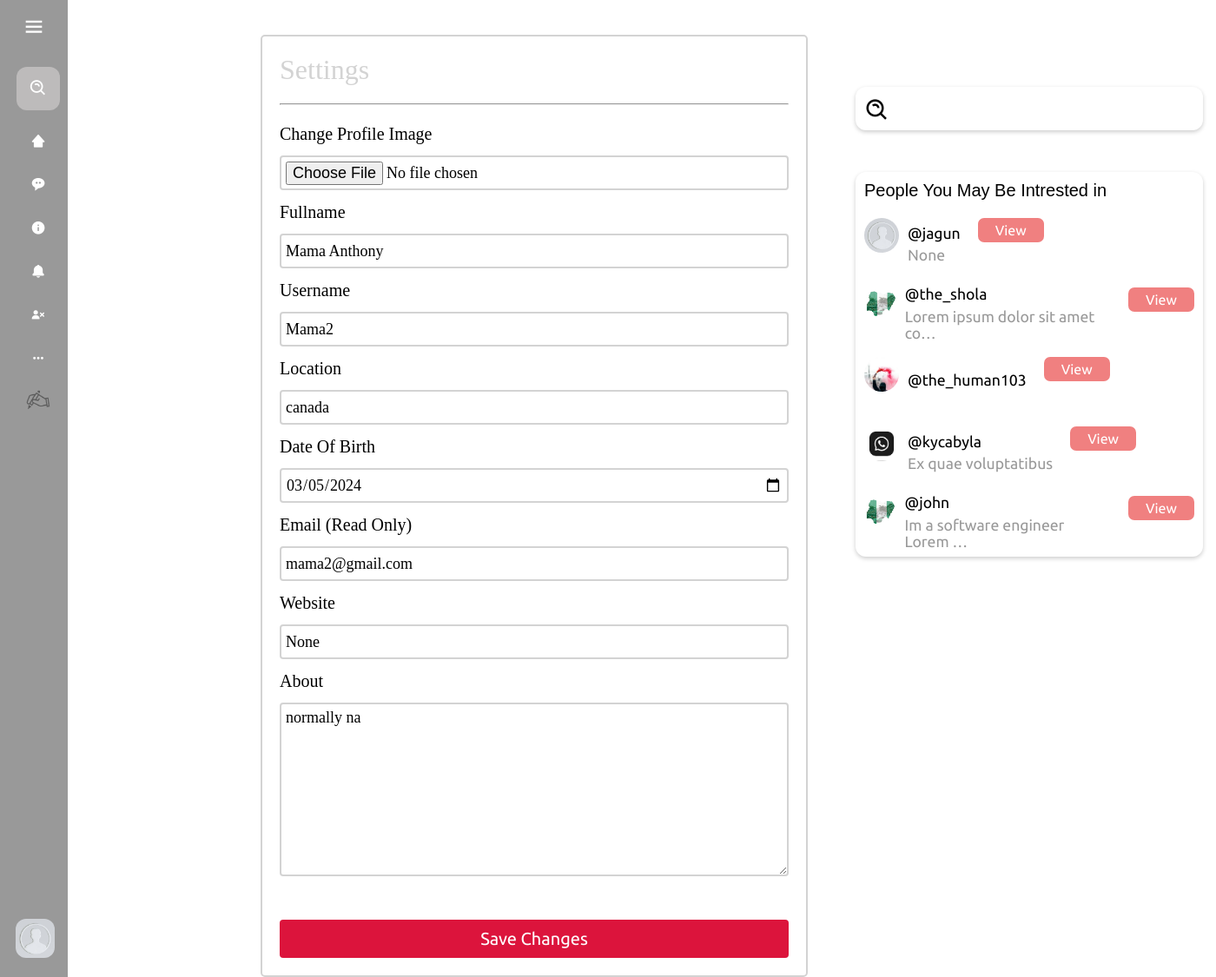
The app's page /edit_profile/ (signed in), older data.
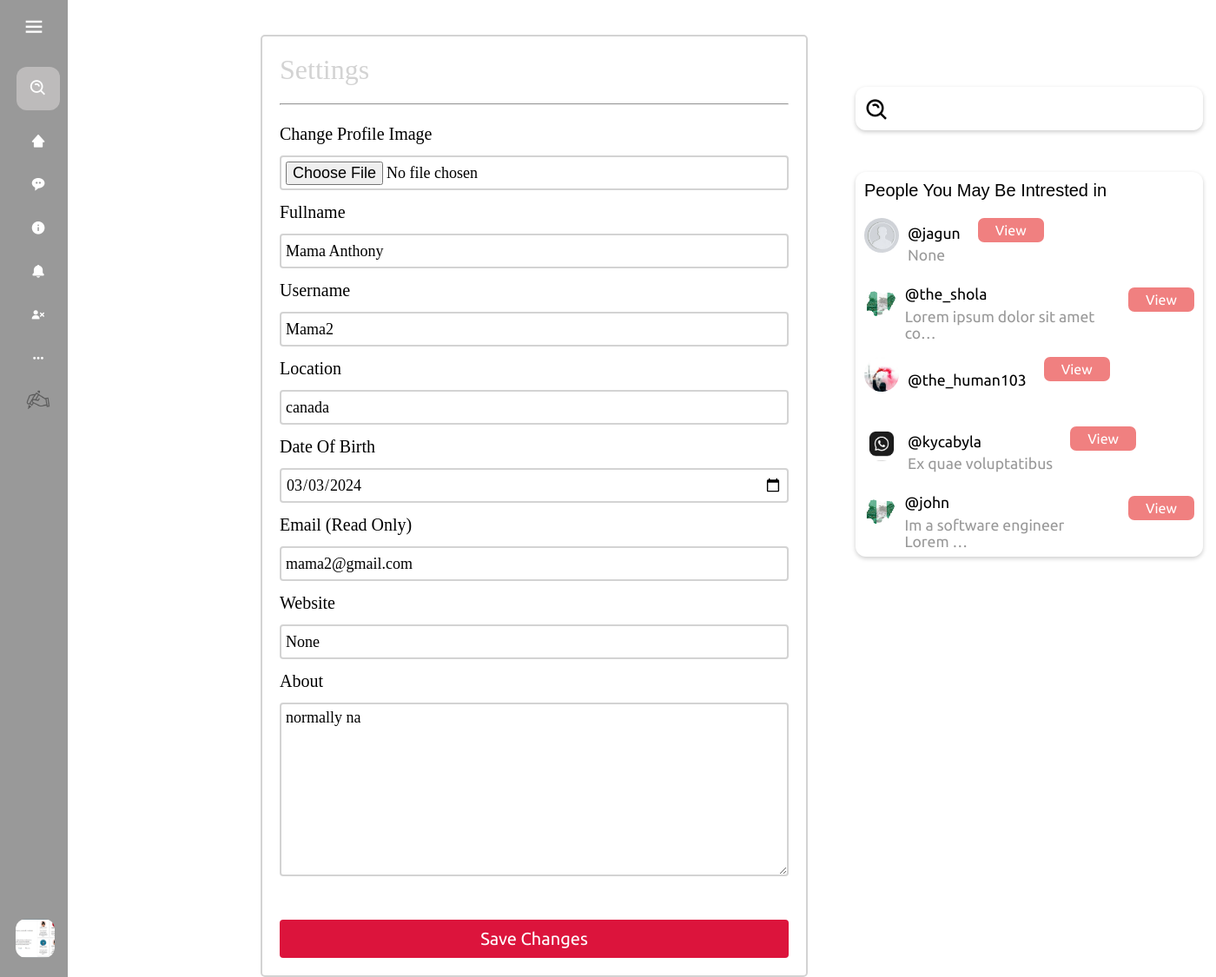
The same page, newer data.
### blog/models.py (models this page shows, shortened)
class Profile(models.Model):
    user = models.OneToOneField(User, on_delete=models.CASCADE)
    bio = models.TextField(null=True, blank=True)
    dob = models.DateField(null=True, blank=True)
    profile_img =  models.ImageField( upload_to='profile_images', default='default.jpg')
    location = models.CharField(null=True, blank=True, max_length=100)
    website = models.CharField(null=True, blank=True,max_length=100)
    about = models.TextField(null=True, blank=True)
    followers = models.ManyToManyField('self', symmetrical=False, related_name='following')
    userfol = models.ManyToManyField('self', symmetrical=False, related_name='userfollowing')

### blog/views.py (the view, shortened to what this page needs)
# urls.py: path("edit_profile/", views.edit_profile , name="edit_profile-page"),
@login_required(login_url="signin-page")
def edit_profile(request):
    user_object = User.objects.get(username=request.user)
    currently_user = Profile.objects.get(user=user_object)
    c_user_profile = Profile.objects.get(user=user_object)
    user_following_all = []
    user_following = FollowRelationship.objects.filter(follower=c_user_profile)
    for user in user_following:
        user_list = Profile.objects.get(user=user.following.user)
        user_following_all.append(user_list)
    following_profile_ids = [user.following.pk for user in user_following]  # Extract following profile IDs (changed)
    all_profiles = Profile.objects.exclude(user=request.user).exclude(pk__in=following_profile_ids)
    final_suggestion_list = list(all_profiles[:5])
    import random
    random.shuffle(final_suggestion_list)
    username_profile = []
    username_profile_list = []
    for users in final_suggestion_list:
        username_profile.append(users.id)
    for id in username_profile:
        profile_lists = Profile.objects.filter(id=id)
        username_profile_list.append(profile_lists)
        suggestions_username_profile_list = list(chain(*username_profile_list))
    context = {"currently_user": currently_user, 'c_user_profile' : c_user_profile, "suggestions_username_profile_list":suggestions_username_profile_list }
    return render(request, "edit_profile.html", context)

### templates/edit_profile.html (shortened to what this page needs)
{% extends "base.html" %} {% load static %}  {% block content %}
<main class="mymain">
  <section class="main-div">
    <div class="inner_div">
      <form
        class="tf"
        id="myform"
        action=""
        method="post"
        enctype="multipart/form-data"
      >
        <p class="form_heading_name">Settings</p>
        <hr style="margin-top: 20px" />
        <br />
        <div class="txt_feild">
          <input name="file" type="file" accept="image/*" />
          <label for=""> Change Profile Image </label>
        </div>
        <div class="txt_feild">
          <input type="text" value="{{currently_user.user.first_name}}" name="name"/>
          <label for=""> Fullname </label>
        </div>
        <div class="txt_feild">
          <input type="text" value="{{currently_user.user.username}}" name="username" />
          <label for=""> Username </label>
        </div>
        <div class="txt_feild">
          <input type="text" name="location" value="{{ currently_user.location }}" />
          <label for=""> Location </label>
        </div>
        <div class="txt_feild">
          <input type="date" value="{{ currently_user.dob|date:'Y-m-d' }}" name="dob"/>
          <label for=""> Date Of Birth </label>
        </div>
        <div class="txt_feild">
          <input type="text" value="{{currently_user.user.email}}" name="email" />
          <label for=""> Email (Read Only) </label>
        </div>
        <div class="txt_feild">
          <input type="text" value="{{currently_user.website}}" name="Website" />
          <label for=""> Website </label>
        </div>
        <div class="txt_feild">
          <Textarea  name="bio">{{currently_user.bio}}</Textarea>
          <label for=""> About </label>
        </div>
        <button class="sm" type="submit">Save Changes</button>
      </form>
    </div>
  </section>
</main>
{% endblock %}

### templates/navbar.html (shortened to what this page needs)
{% load static %}
<!DOCTYPE html>
<html lang="en">
  <head>
    <link
      href="https://unpkg.com/boxicons@2.1.4/css/boxicons.min.css"
      rel="stylesheet"
    />
    <link rel="stylesheet" href="{% static 'css/navbar.css' %}" />
  </head>
  <body>
    <nav class="sidebar">
      <div class="logo_content">
        <i class="bx bx-menu" id="btn"></i>
      </div>
      <ul class="nav_list">
        <li>
          <form action="">
            <i class="bx bx-search-alt sbfh"></i>
            <input type="search" placeholder="search..." name="" id="" />
          </form>
        </li>
        <li>
          <a href="/">
            <i class="bx bxs-home-alt-2"></i>
          </a>
        </li>
        <li>
          <a href="">
            <i class="bx bxs-message-rounded-dots"></i>
          </a>
        </li>
        <li>
          <a href="">
            <i class='bx bxs-info-circle' ></i>            <span class="links_name">About us</span>
          </a>
        </li>
        <li>
          <a href="/notification">
            <i class="bx bxs-bell"></i>
          </a>
        </li>
        {% if request.user.is_authenticated %}
        <li>
          <a href="/logout">
            <i class="bx bxs-user-x"></i>
          </a>
        </li>
        {% endif %}
        <li>
          <a href="">
            <i class="bx bx-dots-horizontal-rounded"></i>
          </a>
        </li>
        <li>
          <a href="/post">
            <i
              style="
                display: flex;
                align-items: center;
                justify-content: center;
              "
              ><img
                style="width: 30px"
                src="../static/img/hand_with_pen_50px.png"
                alt=""
            /></i>
          </a>
        </li>
        <div class="profile_content">
          <div class="profile">
            <a
              href="/profile/{{request.user.username}}"
              class="profile_details"
            >
              {% if request.user.is_authenticated %}
              <img src="{{ c_user_profile.profile_img.url }}" alt="" />
              {% endif %}
            </a>
          </div>
        </div>
      </ul>
    </nav>
  </body>
</html>

Row changes from the older to the newer data that the page shows:
changed Profile "canada": profile_img: picture added in place of a placeholder; dob "03/05/2024" → "03/03/2024"
